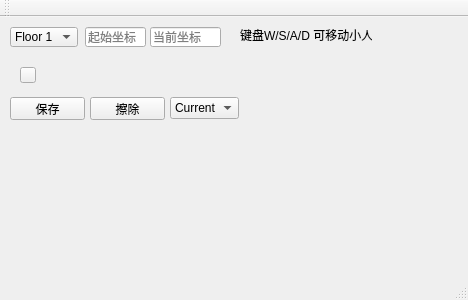
<?xml version="1.0" encoding="UTF-8"?>
<ui version="4.0">
 <class>MainWindow</class>
 <widget class="QMainWindow" name="MainWindow">
  <property name="geometry">
   <rect>
    <x>0</x>
    <y>0</y>
    <width>468</width>
    <height>300</height>
   </rect>
  </property>
  <property name="windowTitle">
   <string>MainWindow</string>
  </property>
  <widget class="QWidget" name="centralWidget">
   <widget class="QLineEdit" name="originEdit">
    <property name="geometry">
     <rect>
      <x>85</x>
      <y>10</y>
      <width>61</width>
      <height>20</height>
     </rect>
    </property>
    <property name="inputMask">
     <string/>
    </property>
    <property name="text">
     <string/>
    </property>
    <property name="readOnly">
     <bool>true</bool>
    </property>
    <property name="placeholderText">
     <string>起始坐标</string>
    </property>
   </widget>
   <widget class="QComboBox" name="mapBox">
    <property name="geometry">
     <rect>
      <x>10</x>
      <y>10</y>
      <width>68</width>
      <height>20</height>
     </rect>
    </property>
    <item>
     <property name="text">
      <string>Floor 1</string>
     </property>
    </item>
    <item>
     <property name="text">
      <string>Floor 2</string>
     </property>
    </item>
    <item>
     <property name="text">
      <string>Floor 3</string>
     </property>
    </item>
   </widget>
   <widget class="QLabel" name="label">
    <property name="geometry">
     <rect>
      <x>240</x>
      <y>10</y>
      <width>132</width>
      <height>16</height>
     </rect>
    </property>
    <property name="text">
     <string>键盘W/S/A/D 可移动小人</string>
    </property>
   </widget>
   <widget class="QPushButton" name="peopleButton">
    <property name="geometry">
     <rect>
      <x>20</x>
      <y>50</y>
      <width>16</width>
      <height>16</height>
     </rect>
    </property>
    <property name="text">
     <string/>
    </property>
   </widget>
   <widget class="QLineEdit" name="currentEdit">
    <property name="geometry">
     <rect>
      <x>150</x>
      <y>10</y>
      <width>71</width>
      <height>20</height>
     </rect>
    </property>
    <property name="placeholderText">
     <string>当前坐标</string>
    </property>
   </widget>
   <widget class="QPushButton" name="cleanButton">
    <property name="geometry">
     <rect>
      <x>90</x>
      <y>80</y>
      <width>75</width>
      <height>23</height>
     </rect>
    </property>
    <property name="text">
     <string>擦除</string>
    </property>
   </widget>
   <widget class="QPushButton" name="saveButton">
    <property name="geometry">
     <rect>
      <x>10</x>
      <y>80</y>
      <width>75</width>
      <height>23</height>
     </rect>
    </property>
    <property name="text">
     <string>保存</string>
    </property>
   </widget>
   <widget class="QComboBox" name="pathBox">
    <property name="geometry">
     <rect>
      <x>170</x>
      <y>80</y>
      <width>69</width>
      <height>22</height>
     </rect>
    </property>
    <item>
     <property name="text">
      <string>Current</string>
     </property>
    </item>
   </widget>
  </widget>
  <widget class="QMenuBar" name="menuBar">
   <property name="geometry">
    <rect>
     <x>0</x>
     <y>0</y>
     <width>468</width>
     <height>23</height>
    </rect>
   </property>
  </widget>
  <widget class="QToolBar" name="mainToolBar">
   <attribute name="toolBarArea">
    <enum>TopToolBarArea</enum>
   </attribute>
   <attribute name="toolBarBreak">
    <bool>false</bool>
   </attribute>
  </widget>
  <widget class="QStatusBar" name="statusBar"/>
 </widget>
 <layoutdefault spacing="6" margin="11"/>
 <resources/>
 <connections/>
</ui>
